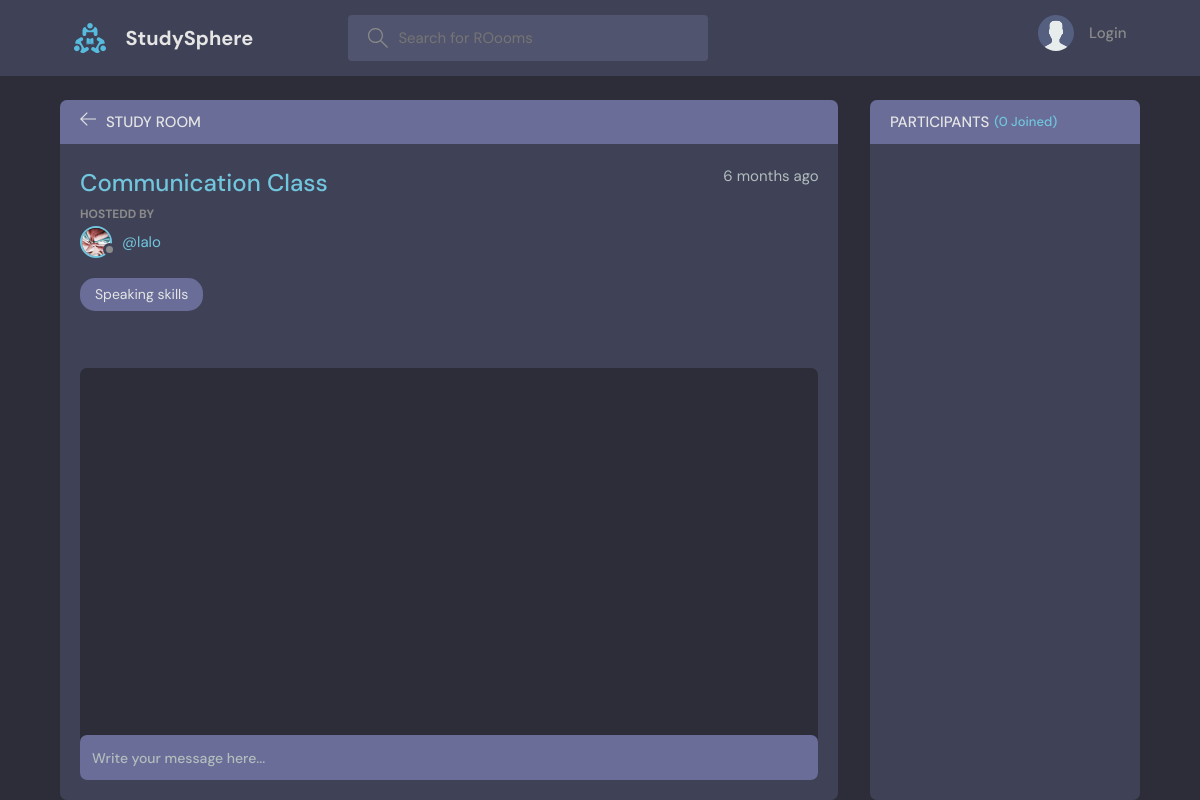
The app's page /room/7/, older data.
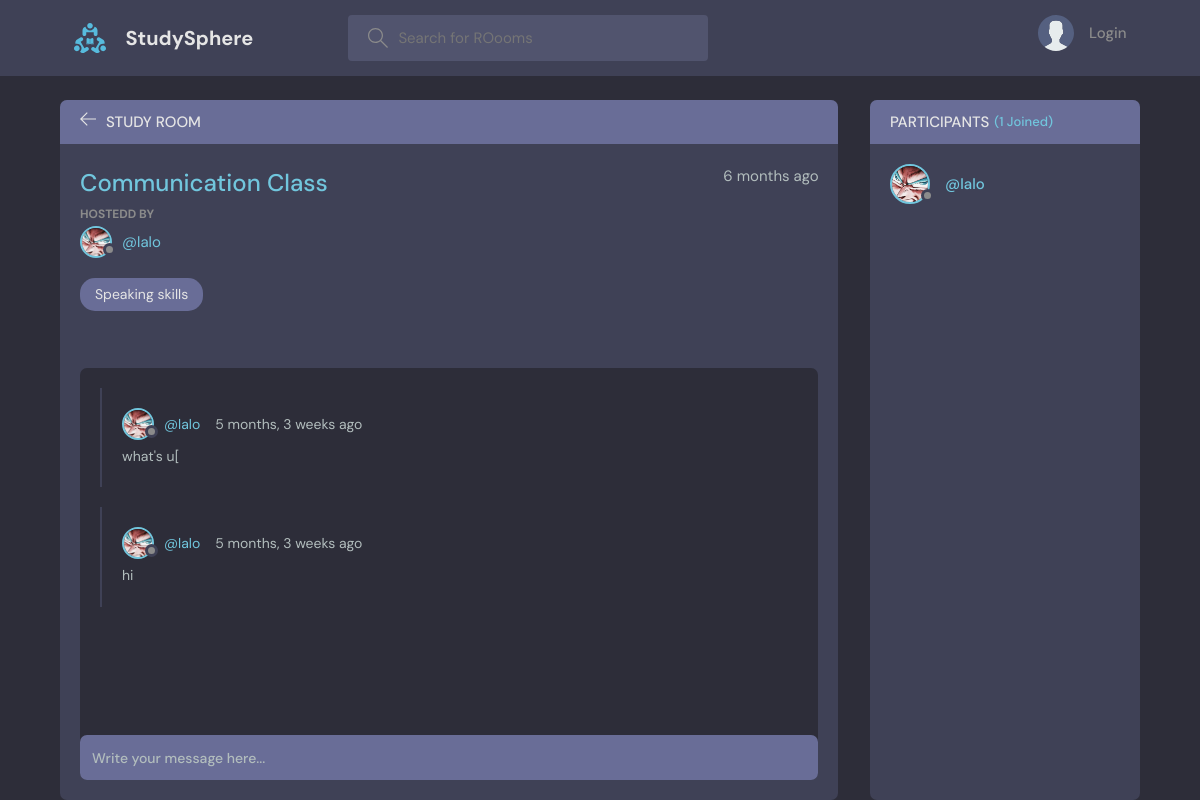
The same page, newer data.
### base/models.py (models this page shows, shortened)
class Message(models.Model):
    user = models.ForeignKey(User, on_delete =  models.CASCADE)   # when the user is deleted then all its messages are delete as well
    body = models.CharField(max_length=1000)  # the body of the message
    room = models.ForeignKey(Room, on_delete =  models.CASCADE)
    updated = models.DateTimeField(auto_now=True)
    created = models.DateTimeField(auto_now_add=True)
    class Meta:                       # using this we can order the messages according to the most recent message
        ordering = ['-updated','-created'] #So we do not have to write ordering syntax again and again in the views.py file for everytime we get the messages of the room

class User(AbstractUser):
    username = models.CharField(max_length=100, unique=True)
    email = models.EmailField(max_length=200, unique=True)
    headline = models.CharField(max_length=200, null = True, blank = True)
    date_joined = models.DateTimeField(auto_now_add=True,null = True)
    last_login = models.DateTimeField(auto_now=True,null = True)
    Pfp = models.ImageField(default= 'images/avatar.svg',null=True)  # using pip install Pillow to install the pillow library to use the ImageField
    USERNAME_FIELD = 'email' # specifying the email as the username field helps us to login using the email instead of the username, which django use username by default for the authentication of the users(login and signup)
    REQUIRED_FIELDS = []

### base/views.py (the view, shortened to what this page needs)
# urls.py: path('room/<str:pk>/',views.room, name ="room"),   # 'pk' stands for Primary Key  and it is set as string.......
def room(request,pk):
    room = Room.objects.get(id = pk)
    UserMessages = room.message_set.all()  # getting all the messages of the room and ordering them according to the most recent message  ( It is a "1 to many relationship" so we can use the message_set to get all the messages of the room)
    participants = room.participants.all()  # getting all the participants of the room
    context = { 'room': room,'UserMessages':UserMessages,'participants':participants}
    return render(request, 'base/room.html',context)   ## using render function to render the room.html page

### base/models.py (called while the page is built)
    def __str__(self):
        return self.name

### base/templates/base/room.html (shortened to what this page needs)
{% extends 'main.html' %}
{% block content %}
<main class="profile-page layout layout--2">
  <div class="container">
    <div class="room">
      <div class="room__top">
        <div class="room__topLeft">
          <a href="{% url 'home' %}">
            <svg version="1.1" xmlns="http://www.w3.org/2000/svg" width="32" height="32" viewBox="0 0 32 32">
              <title>arrow-left</title>
              <path
                d="M13.723 2.286l-13.723 13.714 13.719 13.714 1.616-1.611-10.96-10.96h27.625v-2.286h-27.625l10.965-10.965-1.616-1.607z">
              </path>
            </svg>
          </a>
          <h3>Study Room</h3>
        </div>
      </div>
      <div class="room__box scroll">
        <div class="room__header scroll">
          <div class="room__info">
            <h3>{{room.name}}</h3>
            <span>{{room.created|timesince}} ago</span>
          </div>
          <div class="room__hosted">
            <p>Hostedd By</p>
            <a href="{% url 'UserProfile' room.host.id %}" class="room__author">
              <div class="avatar avatar--small">
                <img src="{{room.host.Pfp.url}}" />
              </div>
              <span>@{{room.host.username}}</span>
            </a>
          </div>
          <span class="room__topics">{{room.topic}}</span>
        </div>
        <div class="room__conversation">
          <div class="threads scroll">
          {% for UserMessage in UserMessages %}
            <div class="thread">
              <div class="thread__top">
                <div class="thread__author">
                  <a href="{% url 'UserProfile' UserMessage.user.id %}" class="thread__authorInfo">
                    <div class="avatar avatar--small">
                      <img src="{{UserMessage.user.Pfp.url}}" />
                    </div>
                    <span>@{{UserMessage.user.username}}</span>
                  </a>
                  <span class="thread__date">{{UserMessage.created|timesince}} ago</span>
                </div>
              </div>
              <div class="thread__details">
                {{UserMessage.body}}
              </div>
            </div>
            {% endfor %}
          </div>
        </div>
      </div>
      <div class="room__message">
        <form action="" method="POST">
          <input name="body" placeholder="Write your message here..." />
        </form>
      </div>
    </div>
    <div class="participants">
      <h3 class="participants__top">Participants <span>({{participants.count}} Joined)</span></h3>
      <div class="participants__list scroll">
        {% for person in participants %}
        <a href="{%  url 'UserProfile' person.id %}" class="participant">
          <div class="avatar avatar--medium">
            <img src="{{person.Pfp.url}}" />
          </div>
          <p>
            <span>@{{person.username}}</span>
          </p>
        </a>
        {% endfor %}
      </div>
    </div>
  </div>
</main>
{% endblock content %}

Row changes from the older to the newer data that the page shows:
added Message: user.Pfp (picture), user.username "lalo", created "5 months, 3 weeks", body "what's u["
added Message: user.Pfp (picture), user.username "lalo", created "5 months, 3 weeks", body "hi"
now on this page (row edited): User: Pfp (picture), username "lalo"
Text that changed along with them:
{{ participants.count }}: "0" → "1"
